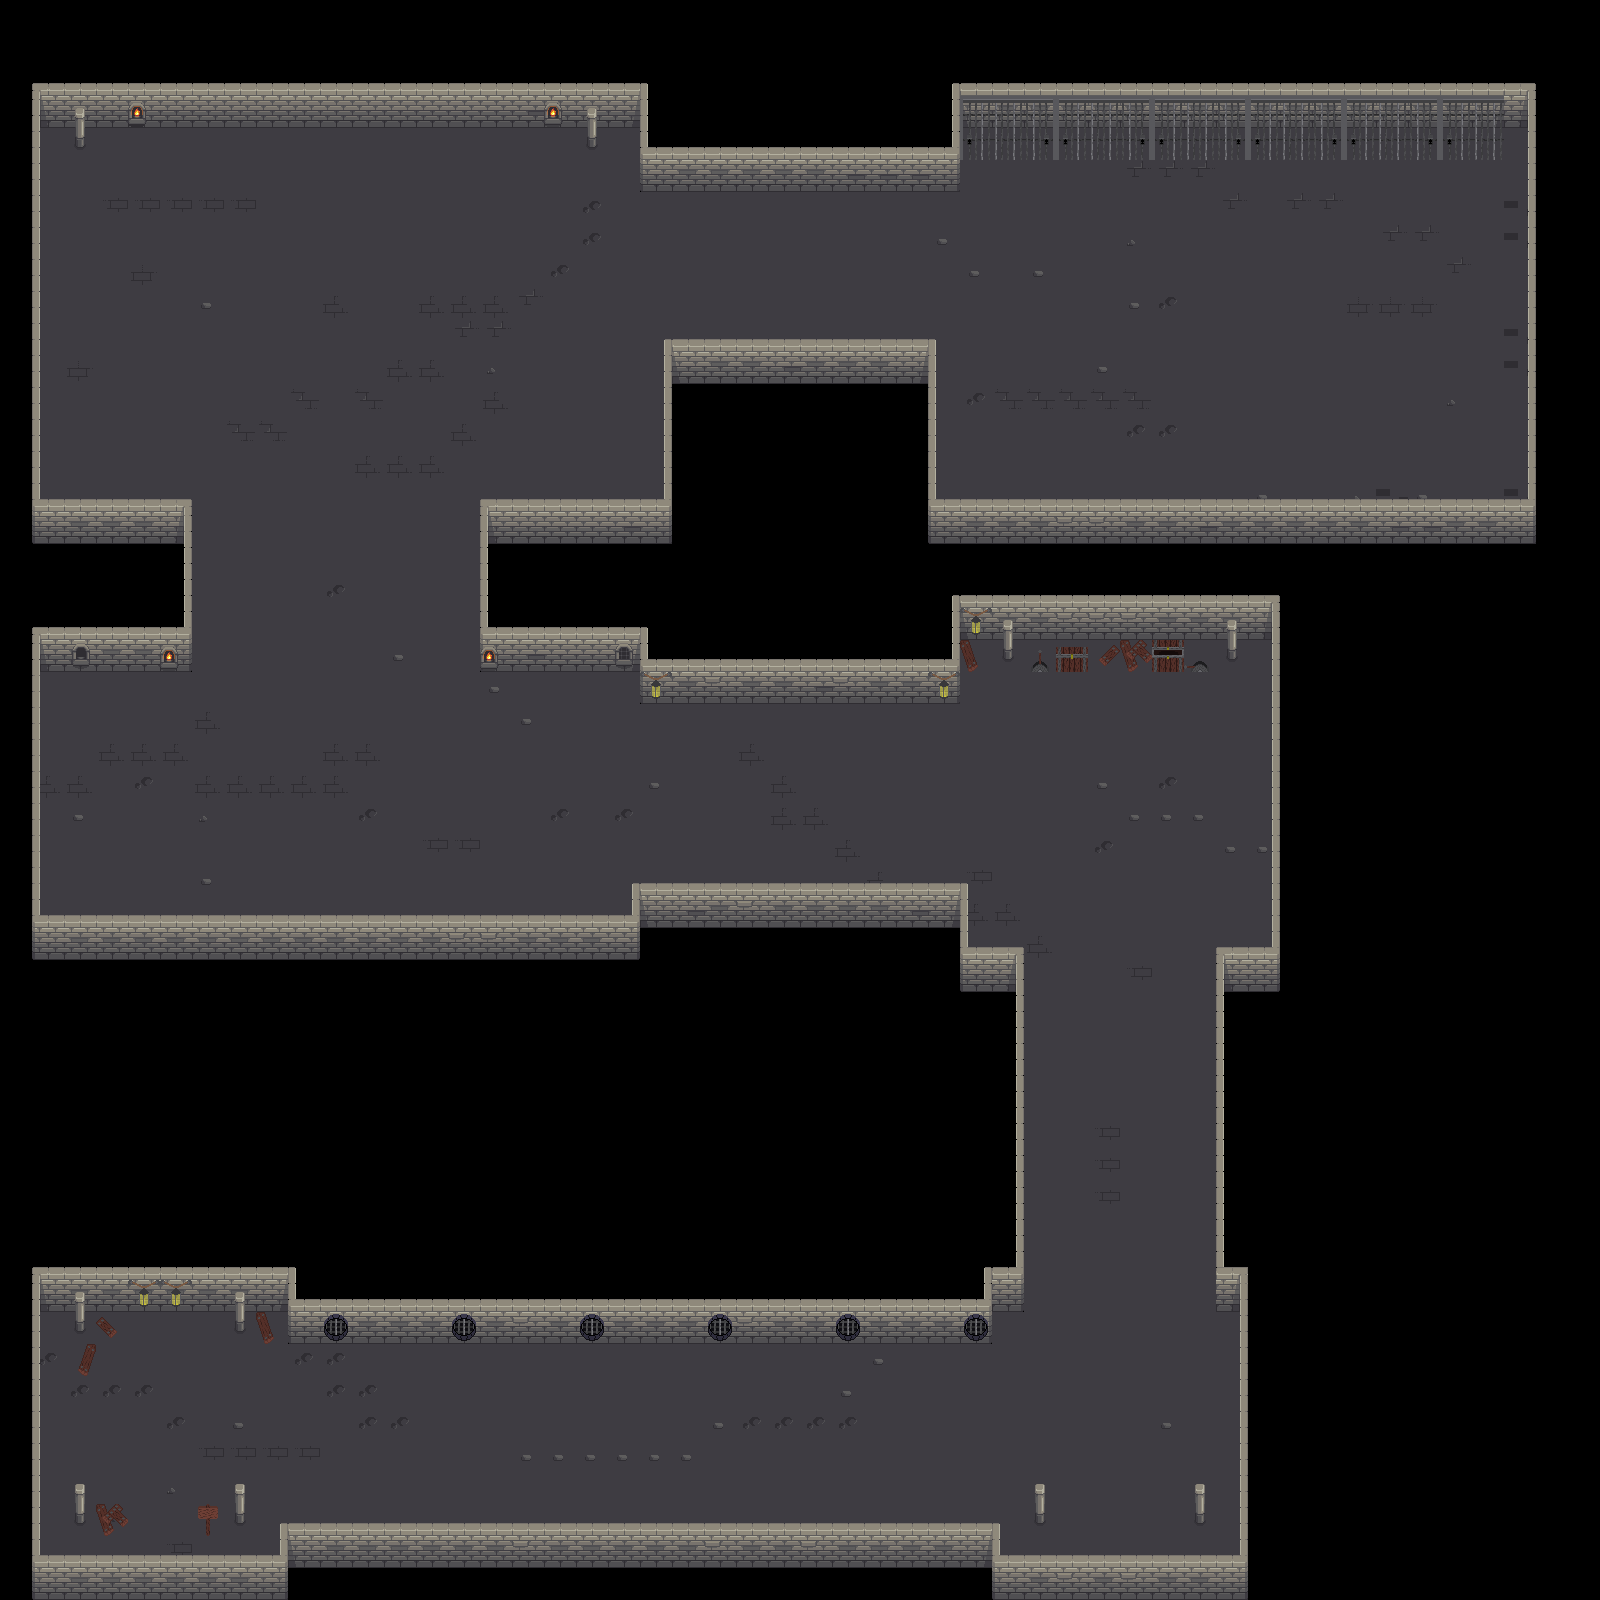

This is a level from a 2D game, rendered from its Tiled map with the project's own tilesets. A one-line summary and the map file follow, with tile-layer data summarised:
An orthogonal 50x50 tile map with 32x32 px tiles, 4 tile layers (Tile Layer 1, Tile Layer 2, Tile Layer 4, Tile Layer 3), 5 tilesets.

<map version="1.10" tiledversion="1.11.2" orientation="orthogonal" renderorder="right-down" width="50" height="50" tilewidth="32" tileheight="32" infinite="0" nextlayerid="7" nextobjectid="1">
 <tileset firstgid="1" source="tileset-export.tsx" />
 <tileset firstgid="21" source="dungeon_floor.tsx" />
 <tileset firstgid="36" source="dungeon.tsx" />
 <tileset firstgid="51" source="dungeon_sprite_sheet.tsx" />
 <tileset firstgid="147" source="Dungoen Tileset PNG.tsx" />
 <layer id="1" name="Tile Layer 1" width="50" height="50">
  <data>[2500 cells, 1187 non-empty, 10 distinct tile ids]</data>
 </layer>
 <layer id="2" name="Tile Layer 2" width="50" height="50">
  <data>[2500 cells, 532 non-empty, 36 distinct tile ids]</data>
 </layer>
 <layer id="6" name="Tile Layer 4" width="50" height="50">
  <data>[2500 cells, 2 non-empty, 2 distinct tile ids]</data>
 </layer>
 <layer id="5" name="Tile Layer 3" width="50" height="50">
  <data>[2500 cells, 73 non-empty, 23 distinct tile ids]</data>
 </layer>
</map>
